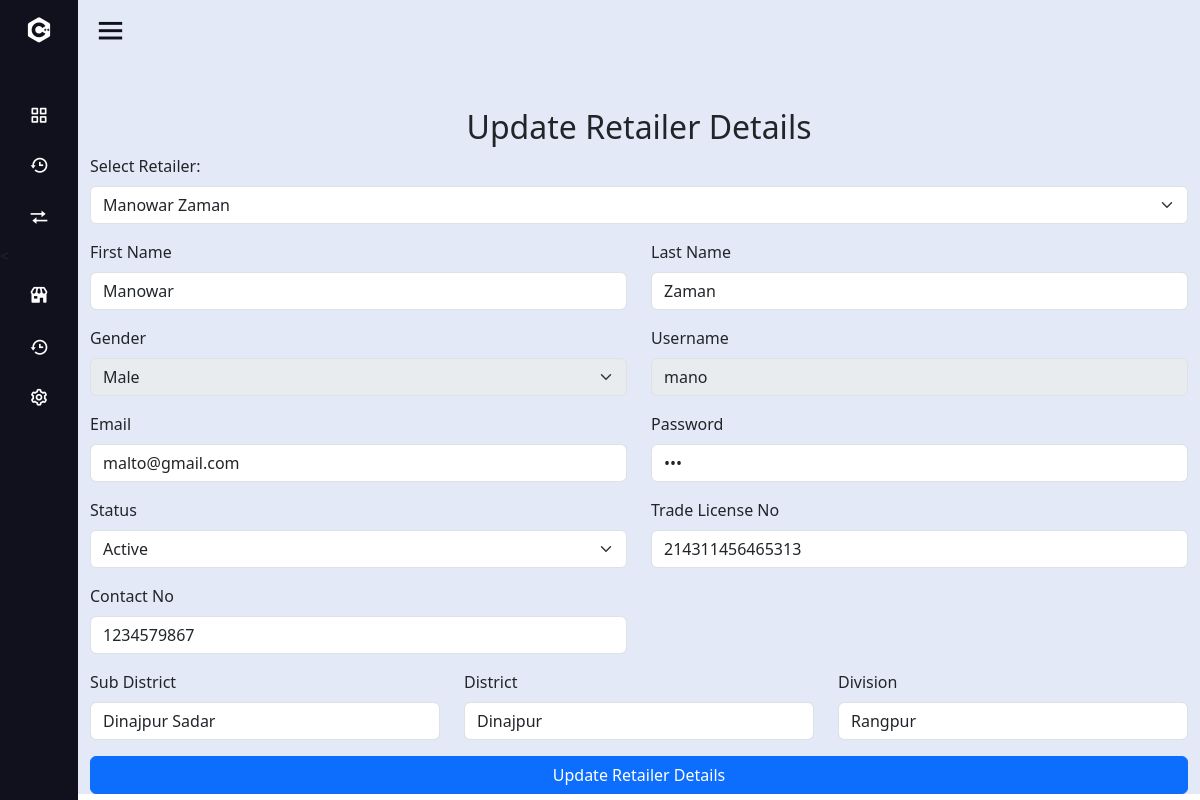
The app's page /Retailer/settingsPage.php?retailerID=6000 with its own data.
### tables this page shows
CREATE TABLE `retailers_t` (
  `retailerID` int(11) NOT NULL,
  `firstname` varchar(50) DEFAULT NULL,
  `lastname` varchar(50) DEFAULT NULL,
  `gender` varchar(10) DEFAULT NULL,
  `username` varchar(50) DEFAULT NULL,
  `email` varchar(100) DEFAULT NULL,
  `password` varchar(255) DEFAULT NULL,
  `status` varchar(20) DEFAULT NULL,
  `affiliation_date` date DEFAULT NULL,
  `trade_license_no` varchar(20) DEFAULT NULL,
  `contactNO` int(11) DEFAULT NULL,
  `sub_district` varchar(20) NOT NULL,
  `district` varchar(20) NOT NULL,
  `division` varchar(20) NOT NULL
);

### Retailer/settingsPage.php (the view, shortened to what this page needs)
<?php
$servername = "localhost";
$username = "root";
$password = "";
$dbname = "traceroots";
$conn = new mysqli($servername, $username, $password, $dbname);
$retailersQuery = "SELECT retailerID, firstname, lastname FROM retailers_t";
$retailersResult = $conn->query($retailersQuery);
$retailerID = isset($_GET['retailerID']) ? (int)$_GET['retailerID'] : null;
$retailer = null;
if ($retailerID) {
    $retailerQuery = "SELECT * FROM retailers_t WHERE retailerID = ?";
    $stmt = $conn->prepare($retailerQuery);
    $stmt->bind_param("i", $retailerID);
    $stmt->execute();
    $retailerResult = $stmt->get_result();
    $retailer = $retailerResult->fetch_assoc();
}
?>
<!DOCTYPE html>
<html lang="en">
<head>
    <link href="https://cdn.jsdelivr.net/npm/bootstrap@5.3.0/dist/css/bootstrap.min.css" rel="stylesheet">
    <link href="https://cdnjs.cloudflare.com/ajax/libs/font-awesome/6.0.0-beta3/css/all.min.css" rel="stylesheet">
    <link rel="stylesheet" href="style.css">
    <link href='https://unpkg.com/boxicons@2.0.7/css/boxicons.min.css' rel='stylesheet'>
</head>
<body>
<div class="sidebar close">
        <div class="logo-details">
          <i class='bx bxl-c-plus-plus'></i>
        </div>
        <ul class="nav-links">
        <li>
            <a href="retailerDashBoard.php">
              <i class='bx bx-grid-alt' ></i>
            </a>
          </li>
          <li>
        <a href="retailerInventroy.php">
          <i class='bx bx-history'></i>
        </a>
          <li>
            <a href="reciveproduct.php">
            <i class='bx bx-transfer' ></i>
            </a>
          </li>
          <li>
            <a href="retailerOrder.php">
            <i class='bx bxs-store'></i>
            </a>
          </li>
          <li>
            <a href="history.php">
            <i class='bx bx-history' ></i>
            </a>
          </li>
          <li>
            <a href="settingsPage.php">
              <i class='bx bx-cog' ></i>
            </a>
          </li>
        <div class="profile-details">
        </div>
      </li>
    </ul>
      </div>
      <section class="home-section">
        <div class="home-content">
            <i class='bx bx-menu'></i>
        </div>
        <div class="container mt-5">
    <h2 class="text-center">Update Retailer Details</h2>
    <form method="GET" action="">
        <div class="mb-3">
            <label for="retailerID" class="form-label">Select Retailer:</label>
            <select id="retailerID" name="retailerID" class="form-select" onchange="this.form.submit()">
                <?php while ($row = $retailersResult->fetch_assoc()): ?>
                    <option value="<?php echo $row['retailerID']; ?>" <?php echo ($retailerID == $row['retailerID']) ? 'selected' : ''; ?>>
                        <?php echo $row['firstname'] . " " . $row['lastname']; ?>
                    </option>
                <?php endwhile; ?>
            </select>
        </div>
    </form>
    <?php if ($retailer): ?>
        <form method="POST" action="">
            <div class="row">
                <div class="col-md-6 mb-3">
                    <label for="firstname" class="form-label">First Name</label>
                    <input type="text" id="firstname" name="firstname" class="form-control" value="<?php echo $retailer['firstname']; ?>" required>
                </div>
                <div class="col-md-6 mb-3">
                    <label for="lastname" class="form-label">Last Name</label>
                    <input type="text" id="lastname" name="lastname" class="form-control" value="<?php echo $retailer['lastname']; ?>" required>
                </div>
            </div>
            <div class="row">
                <div class="col-md-6 mb-3">
                    <label for="gender" class="form-label">Gender</label>
                    <select id="gender" name="gender" class="form-select" disabled>
                        <option value="male" <?php echo $retailer['gender'] === 'male' ? 'selected' : ''; ?>>Male</option>
                    </select>
                </div>
                <div class="col-md-6 mb-3">
                    <label for="username" class="form-label">Username</label>
                    <input type="text" id="username" name="username" class="form-control" value="<?php echo $retailer['username']; ?>" disabled>
                </div>
            </div>
            <div class="row">
                <div class="col-md-6 mb-3">
                    <label for="email" class="form-label">Email</label>
                    <input type="email" id="email" name="email" class="form-control" value="<?php echo $retailer['email']; ?>" required>
                </div>
                <div class="col-md-6 mb-3">
                    <label for="password" class="form-label">Password</label>
                    <input type="password" id="password" name="password" class="form-control" value="<?php echo $retailer['password']; ?>" required>
                </div>
            </div>
            <div class="row">
                <div class="col-md-6 mb-3">
                    <label for="status" class="form-label">Status</label>
                    <select id="status" name="status" class="form-select" required>
                        <option value="active" <?php echo $retailer['status'] === 'active' ? 'selected' : ''; ?>>Active</option>
                    </select>
                </div>
                <div class="col-md-6 mb-3">
                    <label for="trade_license_no" class="form-label">Trade License No</label>
                    <input type="text" id="trade_license_no" name="trade_license_no" class="form-control" value="<?php echo $retailer['trade_license_no']; ?>" required>
                </div>
            </div>
            <div class="row">
                <div class="col-md-6 mb-3">
                    <label for="contactNO" class="form-label">Contact No</label>
                    <input type="text" id="contactNO" name="contactNO" class="form-control" value="<?php echo $retailer['contactNO']; ?>" required>
                </div>
            </div>
            <div class="row">
                <div class="col-md-4 mb-3">
                    <label for="sub_district" class="form-label">Sub District</label>
                    <input type="text" id="sub_district" name="sub_district" class="form-control" value="<?php echo $retailer['sub_district']; ?>" required>
                </div>
                <div class="col-md-4 mb-3">
                    <label for="district" class="form-label">District</label>
                    <input type="text" id="district" name="district" class="form-control" value="<?php echo $retailer['district']; ?>" required>
                </div>
                <div class="col-md-4 mb-3">
                    <label for="division" class="form-label">Division</label>
                    <input type="text" id="division" name="division" class="form-control" value="<?php echo $retailer['division']; ?>" required>
                </div>
            </div>
            <button type="submit" name="updateRetailer" class="btn btn-primary w-100">Update Retailer Details</button>
        </form>
    <?php else: ?>
        <p class="text-center text-danger">Please select a retailer to view details.</p>
    <?php endif; ?>
</div>
</body>
</body>
</html>

### Retailer/style.css (style rules this page uses)
.sidebar { position: fixed; top: 0; left: 0; height: 100%; width: 260px; background: #11101d; z-index: 100; transition: all 0.5s ease; }
.sidebar.close { width: 78px; }
.sidebar .logo-details { height: 60px; width: 100%; display: flex; align-items: center; }
.sidebar .logo-details i { font-size: 30px; color: #fff; height: 50px; min-width: 78px; text-align: center; line-height: 50px; }
.sidebar .nav-links { height: 100%; padding: 30px 0 150px 0; overflow: auto; }
.sidebar.close .nav-links { overflow: visible; }
.sidebar .nav-links li { position: relative; list-style: none; transition: all 0.4s ease; }
.sidebar .nav-links li i { height: 50px; min-width: 78px; text-align: center; line-height: 50px; color: #fff; font-size: 20px; cursor: pointer; transition: all 0.3s ease; }
.sidebar .nav-links li a { display: flex; align-items: center; text-decoration: none; }
.sidebar .profile-details { position: fixed; bottom: 0; width: 260px; display: flex; align-items: center; justify-content: space-between; background: #1d1b31; padding: 12px 0; transition: all 0.5s ease; }
.sidebar.close .profile-details { background: none; }
.sidebar.close .profile-details { width: 78px; }
.home-section { position: relative; background: #E4E9F7; left: 260px; width: calc(100% - 260px); transition: all 0.5s ease; }
.sidebar.close ~ .home-section { left: 78px; width: calc(100% - 78px); }
.home-section .home-content { height: 60px; display: flex; align-items: center; }
.home-section .home-content .bx-menu, .home-section .home-content .text { color: #11101d; font-size: 35px; }
.home-section .home-content .bx-menu { margin: 0 15px; cursor: pointer; }

### records on screen
retailers_t: firstname "Manowar", lastname "Zaman", gender "Male", username "mano", email "malto@gmail.com", trade_license_no "214311456465313", contactNO "1234579867", sub_district "Dinajpur Sadar", district "Dinajpur", division "Rangpur"

### other values on screen
form field retailerID "Manowar Zaman"
